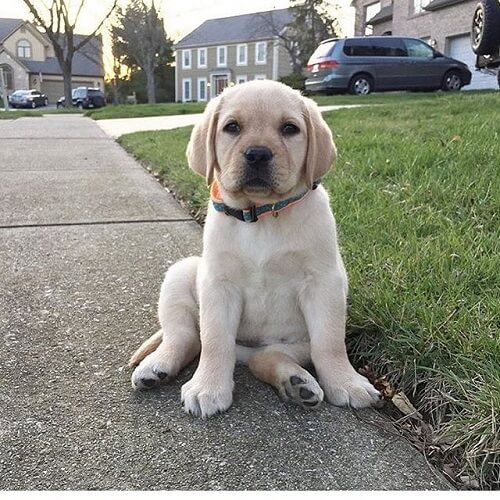
#> input picture Photos/dog_1.jpg, 500 x 500 px
$ python spaces.py
#> lines starting #> are read from the running program, lines starting #| are printed output that depends on the picture
import cv2 as cv
import matplotlib.pyplot as plt

img = cv.imread("Photos/dog_1.jpg")
#> img is the input picture: shape (500, 500, 3); mean B, G, R 126.7, 138.1, 137.4
cv.imshow('Dog', img)

'''
plt.imshow(img)
plt.show()
'''


# BGR to Grayscale
gray = cv.cvtColor(img, cv.COLOR_BGR2GRAY)
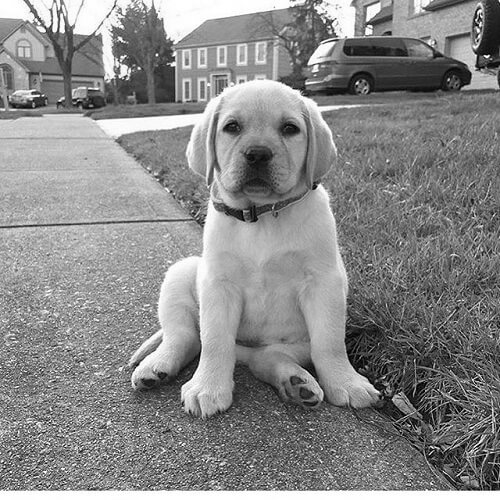
#> gray: shape (500, 500); min 0, max 255, mean 136.6
cv.imshow('Gray', gray)

# BGR to HSV (hue saturation value)
hsv = cv.cvtColor(img, cv.COLOR_BGR2HSV)
#> hsv: shape (500, 500, 3); mean H, S, V 43.1, 38.2, 142.6
cv.imshow('HSV', hsv)

# BGR to L*A*B
lab = cv.cvtColor(img, cv.COLOR_BGR2LAB)
#> lab: shape (500, 500, 3); mean of channels 0, 1, 2 144, 125.7, 134.1
cv.imshow('LAB', lab)

# BGR to RGB
rgb = cv.cvtColor(img, cv.COLOR_BGR2RGB)
cv.imshow('RGB', rgb)
#plt.imshow(rgb)
#plt.show()

# HSV to BGR
hsv_bgr = cv.cvtColor(hsv, cv.COLOR_HSV2BGR)
cv.imshow('HSV --> BGR', hsv_bgr)

# LAB to BGR
lab_bgr = cv.cvtColor(lab, cv.COLOR_LAB2BGR)
cv.imshow('LAB --> BGR', lab_bgr)


cv.waitKey(0)

$ run again, with Photos/cat.jpg copied over Photos/dog_1.jpg
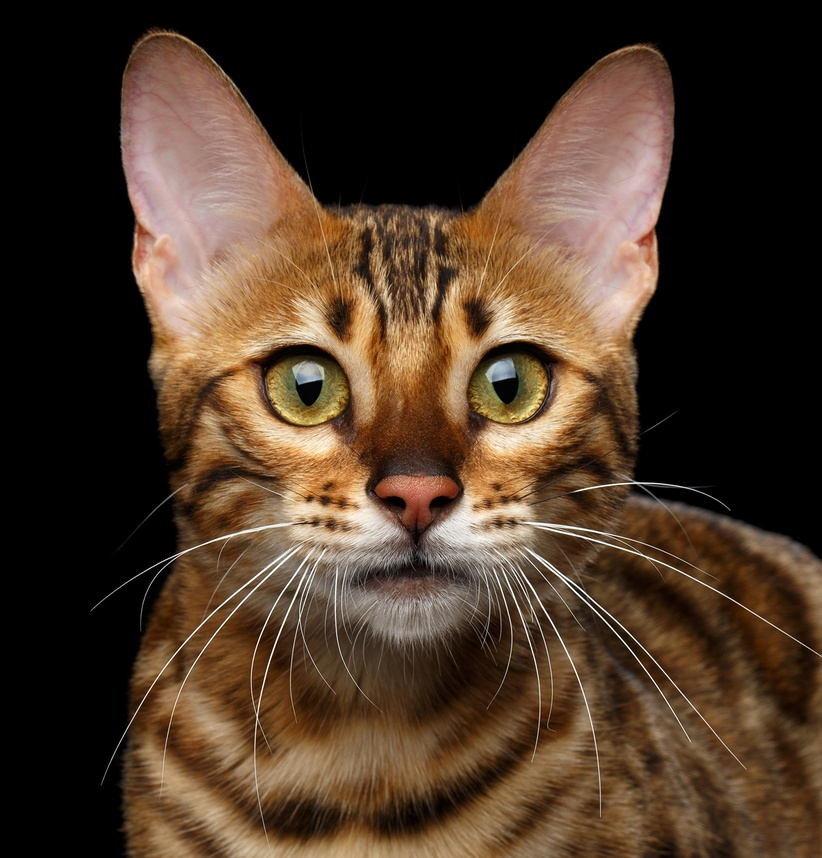
#> input picture Photos/cat.jpg, 822 x 858 px, shrunk from 1998 x 2084 before the run
#> img is the input picture: shape (858, 822, 3); mean B, G, R 39.6, 55.8, 75.1
#> `gray = cv.cvtColor(img, cv.COLOR_BGR2GRAY)`:
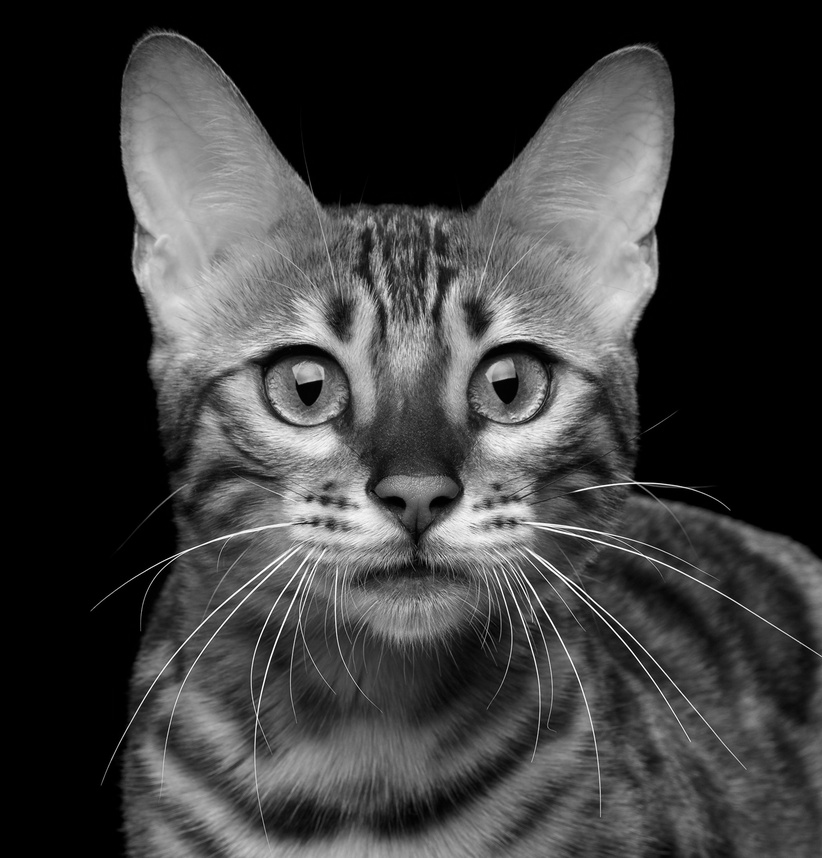
#> gray: shape (858, 822); min 0, max 255, mean 59.7
#> hsv: shape (858, 822, 3); mean H, S, V 10.2, 87.6, 75.1
#> lab: shape (858, 822, 3); mean of channels 0, 1, 2 63.3, 134, 140.3
